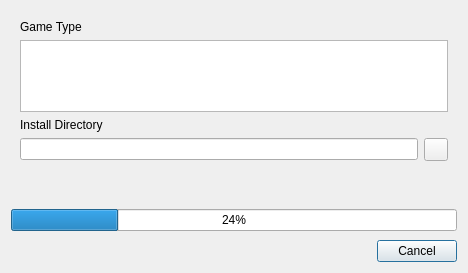
<?xml version="1.0" encoding="UTF-8"?>
<ui version="4.0">
    <class>installGameWindow</class>
    <widget class="FramelessQDialogWithStylePreview" name="installGameWindow">
        <property name="windowModality">
            <enum>Qt::WindowModality::ApplicationModal</enum>
        </property>
        <property name="geometry">
            <rect>
                <x>0</x>
                <y>0</y>
                <width>468</width>
                <height>273</height>
            </rect>
        </property>
        <property name="windowTitle">
            <string>Install Game</string>
        </property>
        <property name="modal">
            <bool>true</bool>
        </property>
        <layout class="QVBoxLayout" name="verticalLayout">
            <property name="spacing">
                <number>9</number>
            </property>
            <item>
                <widget class="QWidget" name="widgetInstallOptions" native="true">
                    <layout class="QFormLayout" name="formLayout">
                        <property name="rowWrapPolicy">
                            <enum>QFormLayout::RowWrapPolicy::WrapAllRows</enum>
                        </property>
                        <item row="1" column="1">
                            <layout class="QHBoxLayout" name="installDirLayout">
                                <item>
                                    <widget class="QLineEdit" name="installDirLineEdit">
                                        <property name="toolTip">
                                            <string>Directory where the game will be installed</string>
                                        </property>
                                    </widget>
                                </item>
                                <item>
                                    <widget class="NoOddSizesQToolButton"
                                        name="selectInstallDirButton">
                                        <property name="toolTip">
                                            <string>Select game install directory from the file
                                                browser</string>
                                        </property>
                                        <property name="arrowType">
                                            <enum>Qt::ArrowType::NoArrow</enum>
                                        </property>
                                        <property name="qssClass" stdset="0">
                                            <stringlist>
                                                <string>icon-base</string>
                                            </stringlist>
                                        </property>
                                    </widget>
                                </item>
                            </layout>
                        </item>
                        <item row="1" column="0">
                            <widget class="QLabel" name="installDirLabel">
                                <property name="toolTip">
                                    <string>Directory where the game will be installed</string>
                                </property>
                                <property name="text">
                                    <string>Install Directory</string>
                                </property>
                            </widget>
                        </item>
                        <item row="0" column="1">
                            <widget class="QListWidget" name="gameTypeListWidget">
                                <property name="toolTip">
                                    <string>Which game to install</string>
                                </property>
                                <property name="sizeAdjustPolicy">
                                    <enum>QAbstractScrollArea::SizeAdjustPolicy::AdjustToContents</enum>
                                </property>
                                <property name="resizeMode">
                                    <enum>QListView::ResizeMode::Adjust</enum>
                                </property>
                            </widget>
                        </item>
                        <item row="0" column="0">
                            <widget class="QLabel" name="gameTypeLabel">
                                <property name="toolTip">
                                    <string>Which game to install</string>
                                </property>
                                <property name="text">
                                    <string>Game Type</string>
                                </property>
                            </widget>
                        </item>
                    </layout>
                </widget>
            </item>
            <item>
                <widget class="QProgressBar" name="progressBar">
                    <property name="value">
                        <number>24</number>
                    </property>
                </widget>
            </item>
            <item>
                <widget class="QDialogButtonBox" name="buttonBox">
                    <property name="orientation">
                        <enum>Qt::Orientation::Horizontal</enum>
                    </property>
                    <property name="standardButtons">
                        <set>QDialogButtonBox::StandardButton::Cancel</set>
                    </property>
                </widget>
            </item>
        </layout>
    </widget>
    <customwidgets>
        <customwidget>
            <class>QDialogWithStylePreview</class>
            <extends>QDialog</extends>
            <header>.qtdesigner.custom_widgets</header>
            <container>1</container>
        </customwidget>
        <customwidget>
            <class>FramelessQDialogWithStylePreview</class>
            <extends>QDialogWithStylePreview</extends>
            <header>.custom_widgets</header>
            <container>1</container>
        </customwidget>
        <customwidget>
            <class>NoOddSizesQToolButton</class>
            <extends>QToolButton</extends>
            <header>.custom_widgets</header>
        </customwidget>
    </customwidgets>
    <resources />
    <connections>
        <connection>
            <sender>buttonBox</sender>
            <signal>rejected()</signal>
            <receiver>installGameWindow</receiver>
            <slot>reject()</slot>
            <hints>
                <hint type="sourcelabel">
                    <x>316</x>
                    <y>260</y>
                </hint>
                <hint type="destinationlabel">
                    <x>286</x>
                    <y>274</y>
                </hint>
            </hints>
        </connection>
    </connections>
</ui>
